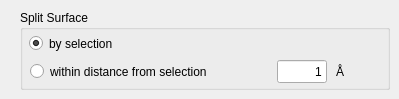
   <widget class="QWidget" name="split">
    <attribute name="title">
     <string>Split</string>
    </attribute>
    <widget class="QGroupBox" name="split_group">
     <property name="geometry">
      <rect>
       <x>20</x>
       <y>10</y>
       <width>370</width>
       <height>80</height>
      </rect>
     </property>
     <property name="title">
      <string>Split Surface</string>
     </property>
     <widget class="QRadioButton" name="split_by_distance">
      <property name="geometry">
       <rect>
        <x>10</x>
        <y>50</y>
        <width>238</width>
        <height>23</height>
       </rect>
      </property>
      <property name="text">
       <string>within distance from selection</string>
      </property>
     </widget>
     <widget class="QLineEdit" name="distance_edit">
      <property name="geometry">
       <rect>
        <x>257</x>
        <y>50</y>
        <width>50</width>
        <height>23</height>
       </rect>
      </property>
      <property name="maximumSize">
       <size>
        <width>50</width>
        <height>32767</height>
       </size>
      </property>
      <property name="text">
       <string>1</string>
      </property>
      <property name="alignment">
       <set>Qt::AlignRight</set>
      </property>
     </widget>
     <widget class="QLabel" name="textLabel1">
      <property name="geometry">
       <rect>
        <x>316</x>
        <y>50</y>
        <width>16</width>
        <height>23</height>
       </rect>
      </property>
      <property name="maximumSize">
       <size>
        <width>25</width>
        <height>32767</height>
       </size>
      </property>
      <property name="text">
       <string>Å</string>
      </property>
     </widget>
     <widget class="QRadioButton" name="split_by_selection">
      <property name="geometry">
       <rect>
        <x>9</x>
        <y>23</y>
        <width>297</width>
        <height>21</height>
       </rect>
      </property>
      <property name="text">
       <string>by selection</string>
      </property>
      <property name="checked">
       <bool>true</bool>
      </property>
     </widget>
    </widget>
   </widget>
